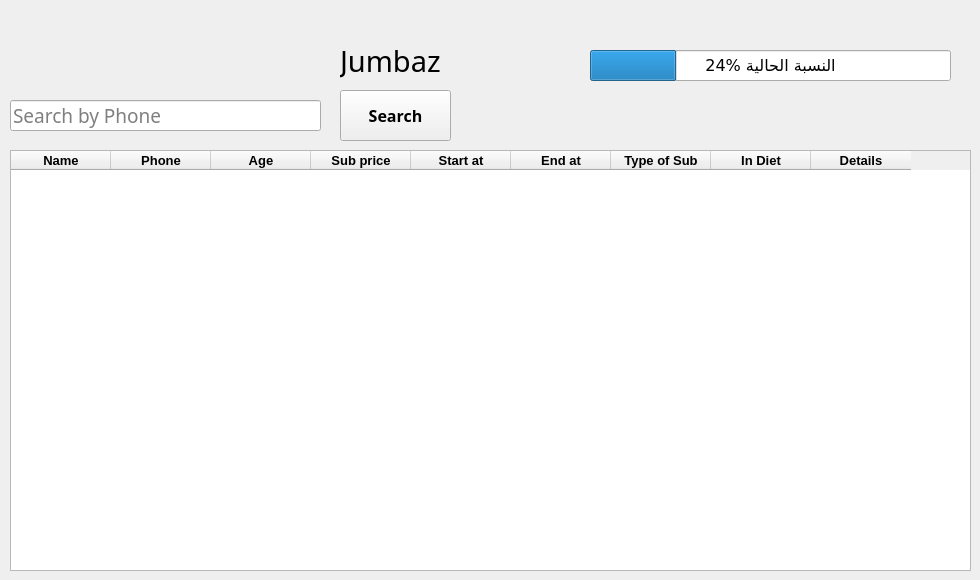
    <widget class="QWidget" name="tab_11">
     <attribute name="title">
      <string>ChineseBoxing</string>
     </attribute>
     <widget class="QLabel" name="label_31">
      <property name="geometry">
       <rect>
        <x>340</x>
        <y>30</y>
        <width>211</width>
        <height>61</height>
       </rect>
      </property>
      <property name="font">
       <font>
        <family>Javanese Text</family>
        <pointsize>22</pointsize>
       </font>
      </property>
      <property name="text">
       <string>Jumbaz</string>
      </property>
     </widget>
     <widget class="QPushButton" name="pushButton_39">
      <property name="geometry">
       <rect>
        <x>340</x>
        <y>90</y>
        <width>111</width>
        <height>51</height>
       </rect>
      </property>
      <property name="font">
       <font>
        <family>Javanese Text</family>
        <pointsize>12</pointsize>
        <weight>75</weight>
        <bold>true</bold>
       </font>
      </property>
      <property name="cursor">
       <cursorShape>PointingHandCursor</cursorShape>
      </property>
      <property name="text">
       <string>Search</string>
      </property>
     </widget>
     <widget class="QLineEdit" name="lineEdit_20">
      <property name="geometry">
       <rect>
        <x>10</x>
        <y>100</y>
        <width>311</width>
        <height>31</height>
       </rect>
      </property>
      <property name="font">
       <font>
        <family>Javanese Text</family>
        <pointsize>14</pointsize>
       </font>
      </property>
      <property name="placeholderText">
       <string>Search by Phone</string>
      </property>
     </widget>
     <widget class="QTableWidget" name="tableWidget_10">
      <property name="geometry">
       <rect>
        <x>10</x>
        <y>150</y>
        <width>961</width>
        <height>421</height>
       </rect>
      </property>
      <property name="font">
       <font>
        <pointsize>10</pointsize>
        <weight>75</weight>
        <bold>true</bold>
       </font>
      </property>
      <column>
       <property name="text">
        <string>Name</string>
       </property>
       <property name="font">
        <font>
         <pointsize>10</pointsize>
         <weight>75</weight>
         <bold>true</bold>
        </font>
       </property>
       <property name="textAlignment">
        <set>AlignCenter</set>
       </property>
      </column>
      <column>
       <property name="text">
        <string>Phone</string>
       </property>
       <property name="font">
        <font>
         <pointsize>10</pointsize>
         <weight>75</weight>
         <bold>true</bold>
        </font>
       </property>
       <property name="textAlignment">
        <set>AlignCenter</set>
       </property>
      </column>
      <column>
       <property name="text">
        <string>Age</string>
       </property>
       <property name="font">
        <font>
         <pointsize>10</pointsize>
         <weight>75</weight>
         <bold>true</bold>
        </font>
       </property>
       <property name="textAlignment">
        <set>AlignCenter</set>
       </property>
      </column>
      <column>
       <property name="text">
        <string>Sub price</string>
       </property>
       <property name="font">
        <font>
         <pointsize>10</pointsize>
         <weight>75</weight>
         <bold>true</bold>
        </font>
       </property>
       <property name="textAlignment">
        <set>AlignCenter</set>
       </property>
      </column>
      <column>
       <property name="text">
        <string>Start at</string>
       </property>
       <property name="font">
        <font>
         <pointsize>10</pointsize>
         <weight>75</weight>
         <bold>true</bold>
        </font>
       </property>
       <property name="textAlignment">
        <set>AlignCenter</set>
       </property>
      </column>
      <column>
       <property name="text">
        <string>End at</string>
       </property>
       <property name="font">
        <font>
         <family>MS Shell Dlg 2</family>
         <pointsize>10</pointsize>
         <weight>75</weight>
         <bold>true</bold>
        </font>
       </property>
       <property name="textAlignment">
        <set>AlignCenter</set>
       </property>
      </column>
      <column>
       <property name="text">
        <string>Type of Sub</string>
       </property>
       <property name="font">
        <font>
         <pointsize>10</pointsize>
         <weight>75</weight>
         <bold>true</bold>
        </font>
       </property>
       <property name="textAlignment">
        <set>AlignCenter</set>
       </property>
      </column>
      <column>
       <property name="text">
        <string>In Diet</string>
       </property>
       <property name="font">
        <font>
         <pointsize>10</pointsize>
         <weight>75</weight>
         <bold>true</bold>
        </font>
       </property>
       <property name="textAlignment">
        <set>AlignCenter</set>
       </property>
      </column>
      <column>
       <property name="text">
        <string>Details</string>
       </property>
       <property name="font">
        <font>
         <pointsize>10</pointsize>
         <weight>75</weight>
         <bold>true</bold>
        </font>
       </property>
       <property name="textAlignment">
        <set>AlignCenter</set>
       </property>
      </column>
     </widget>
     <widget class="QProgressBar" name="progressBar_9">
      <property name="geometry">
       <rect>
        <x>590</x>
        <y>50</y>
        <width>361</width>
        <height>31</height>
       </rect>
      </property>
      <property name="font">
       <font>
        <family>MS Reference Sans Serif</family>
        <pointsize>12</pointsize>
        <weight>50</weight>
        <italic>false</italic>
        <bold>false</bold>
       </font>
      </property>
      <property name="value">
       <number>24</number>
      </property>
      <property name="format">
       <string>%p% النسبة الحالية</string>
      </property>
     </widget>
    </widget>
